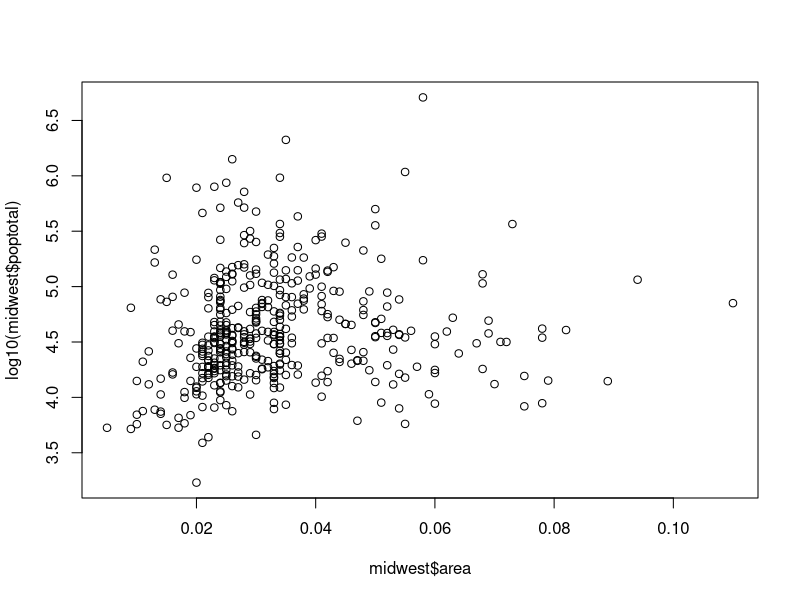
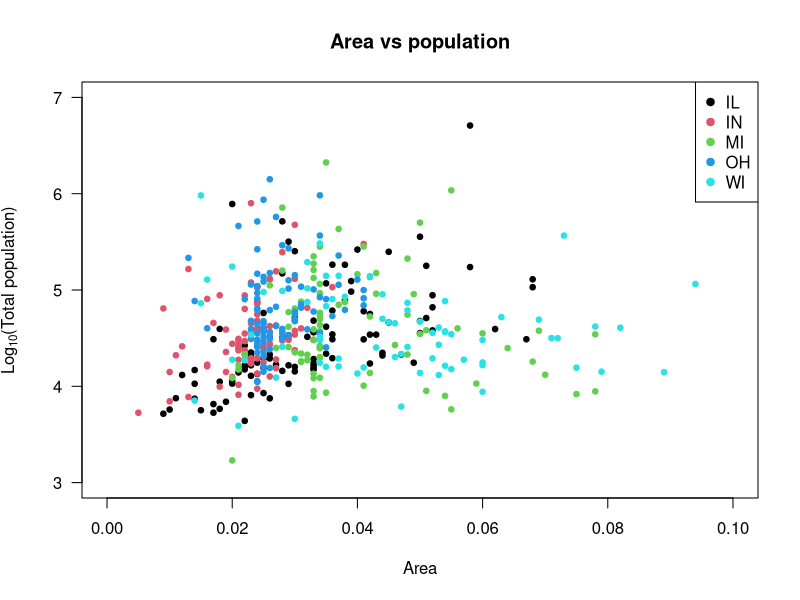
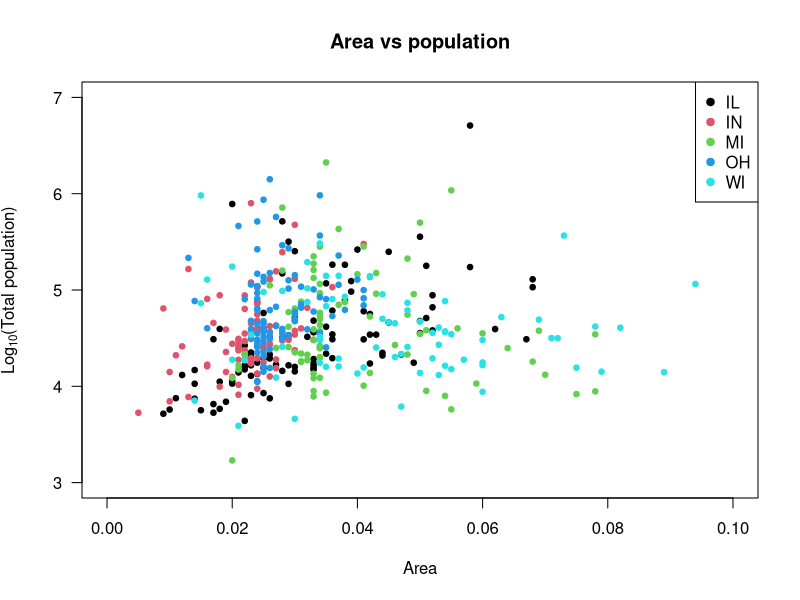
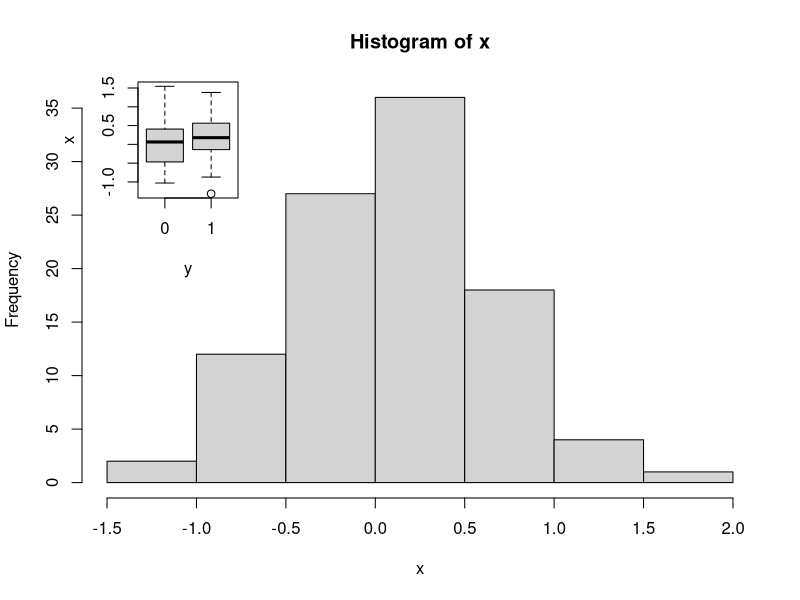
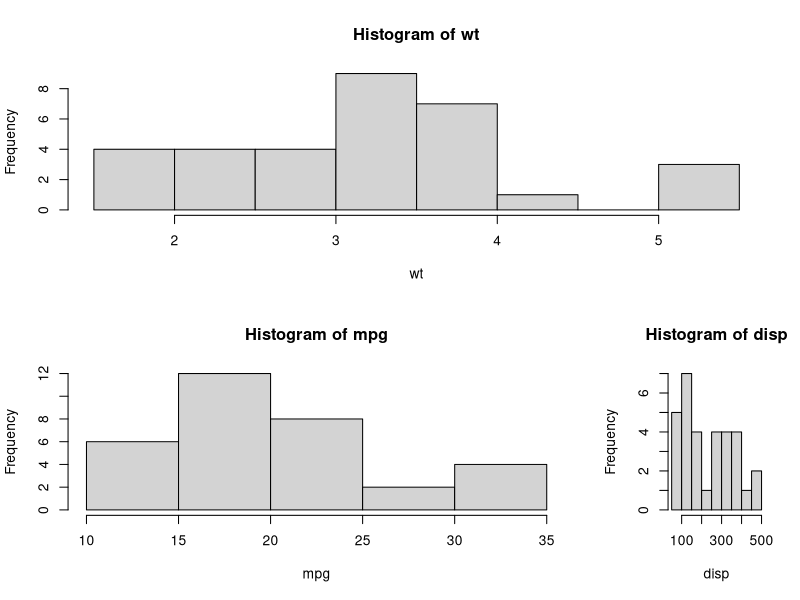

The R source for these figures, in order:
## ---- chunk 1

knitr::opts_chunk$set(echo = TRUE, eval=FALSE, warning = FALSE, message = FALSE, fig.align ="center")

## ---- chunk 2
library(ggplot2) #load the package with the data
data("midwest", package = "ggplot2") #load the data, midwest is now in the working environment. 
plot(y=log10(midwest$poptotal), x=midwest$area) #call the x and y values 
     
## ---- chunk 3
library(ggplot2) #load the package with the data
data("midwest", package = "ggplot2") #load the data, midwest is now in the working environment. 
plot(y=log10(midwest$poptotal), x=midwest$area, #call the x and y values 
     col=as.factor(midwest$state), #point colors should be based on state 
     pch=19, cex=.75,#point shape and size
     ylim=c(3,7), xlim=c(0,.1), #set the axis limites
     las=1, #rotate the axis labels 
     xlab="Area", ylab=expression('Log'[10]*'(Total population)'),#label the axis
     main ="Area vs population"#add a title
     )

## ---- chunk 4
legend("topright", col=c(1:5), pch=19,legend=levels(as.factor(midwest$state)))
## ---- chunk 5
plot(y=log10(midwest$poptotal), x=midwest$area, #call the x and y values 
     col=as.factor(midwest$state), #point colors should be based on state 
     pch=19, cex=.75,#point shape and size
     ylim=c(3,7), xlim=c(0,.1), #set the axis limites
     las=1, #rotate the axis labels 
     xlab="Area", ylab=expression('Log'[10]*'(Total population)'),#label the axis
     main ="Area vs population"#add a title
     )
legend("topright", col=c(1:5), pch=19,legend=levels(as.factor(midwest$state)))
## ---- chunk 6
x <- rnorm(100,sd=0.5)  #generate random data to plot
y <- rbinom(100, 1, 0.5) #generate random data to plot
par(fig = c(0,1,0,1)) #set dimensions of histogram figure from left, right, bottom, and top

hist(x)  #plot main figure

par(fig = c(0.07,0.35, 0.5, 1), new = T) #set dimensions of inset plot  
boxplot(x ~ y) #plot inset

## ---- chunk 7
# One figure in row 1 and two figures in row 2
# row 1 is 1/3 the height of row 2
# column 2 is 1/4 the width of the column 1 
attach(mtcars)
layout(mat = matrix(c(1,1,2,3), nrow=2, ncol= 2, byrow = TRUE), widths = c(3,1))
hist(wt)
hist(mpg)
hist(disp)

## ---- chunk 8
data("midwest", package = "ggplot2") #load the data, midwest is now in the working environment. 


